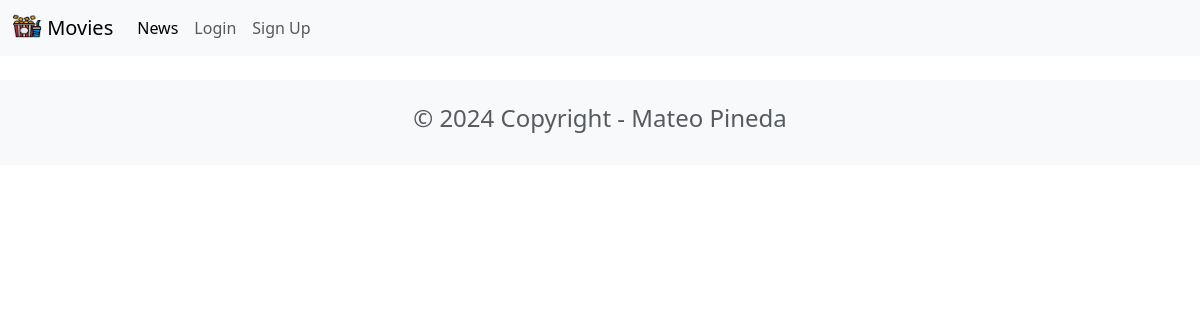
Before: /news/ with the older database file.
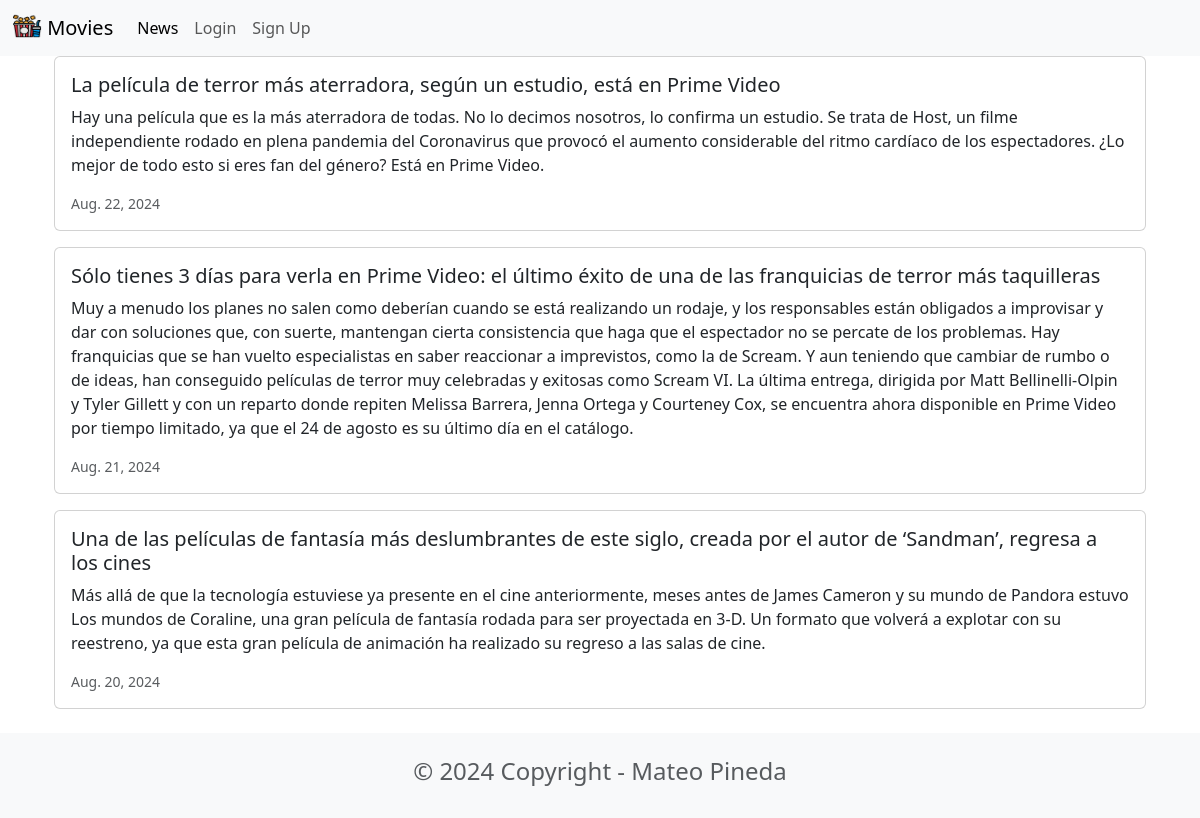
After: the same page with the newer database file.
### news/models.py (models this page shows, shortened)
class News(models.Model):
    headline = models.CharField(max_length=200)
    body = models.TextField()
    date = models.DateField()

### news/views.py (the view)
# urls.py: path('news/', include('news.urls'), name='news'),
def news(request):
    newss = News.objects.all().order_by('-date')
    return render(request, 'news.html', {'newss':newss})

### news/templates/news.html
{% extends 'base.html' %}
{% block content %}
<div class="container">
    {% for news in newss %}
    <div class="card mb-3">
        <div class="row g-0">
            <div>
                <div class="card-body">
                    <h5 class="card-title">{{ news.headline }}</h5>
                    <p class="card-text">{{ news.body }}</p>
                    <p class="card-text"><small class="text-muted">{{ news.date }}</small></p>
                </div>
            </div>
        </div>
    </div>
    {% endfor %}
</div>
{% endblock content %}

### moviereviews/templates/base.html (shortened to what this page needs)
<head>
    <link href="https://cdn.jsdelivr.net/npm/bootstrap@5.3.3/dist/css/bootstrap.min.css" rel="stylesheet">
</head>
<nav class="navbar navbar-expand-lg bg-body-tertiary">
    <div class="container-fluid">
      <a class="navbar-brand" href="{% url 'home' %}">
        {% load static %}
        <img src="{% static 'images/movie.png' %}" alt="" width="30" height="24" class="d-inline-block align-text-top"/>
        Movies
      </a>
      <div class="collapse navbar-collapse" id="navbarSupportedContent">
        <ul class="navbar-nav me-auto mb-2 mb-lg-0">
          <li class="nav-item">
            <a class="nav-link active" aria-current="page" href="{% url 'news' %}">News</a>
          </li>
          <li class="nav-item">
            <a class="nav-link" href="#">Login</a>
          </li>
          <li class="nav-item">
            <a class="nav-link" href="#">Sign Up</a>
          </li>
        </ul>
      </div>
    </div>
  </nav>
<div class="container">
    {% block content %}
    {% endblock content %}
</div>
<footer class="text-center text-lg-start bg-light text-muted mt-4">
    <div class="container">
        <div class="row">
            <div class="text-center p-4">
                <h4>© 2024 Copyright - Mateo Pineda</h4>
            </div>
        </div>
    </div>
</footer>

Changed rows visible on the page:
added News: headline "La película de terror más aterradora, según un estudio, está en Prime Video", body "Hay una película que es la más aterradora de todas. No lo decimos nosotros, lo confirma un estudio. Se trata de Host, un filme independiente rodado en plena pandemia del Coronavirus que provocó el aumento considerable del ritmo cardíaco de los espectadores. ¿Lo mejor de todo esto si eres fan del género? Está en Prime Video.", date "Aug. 22, 2024"
added News: headline "Sólo tienes 3 días para verla en Prime Video: el último éxito de una de las franquicias de terror más taquilleras", body "Muy a menudo los planes no salen como deberían cuando se está realizando un rodaje, y los responsables están obligados a improvisar y dar con soluciones que, con suerte, mantengan cierta consistencia que haga que el espectador no se percate de los problemas. Hay franquicias que se han vuelto especialistas en saber reaccionar a imprevistos, como la de Scream. Y aun teniendo que cambiar de rumbo o de ideas, han conseguido películas de terror muy celebradas y exitosas como Scream VI. La última entrega, dirigida por Matt Bellinelli-Olpin y Tyler Gillett y con un reparto donde repiten Melissa Barrera, Jenna Ortega y Courteney Cox, se encuentra ahora disponible en Prime Video por tiempo limitado,…", date "Aug. 21, 2024"
added News: headline "Una de las películas de fantasía más deslumbrantes de este siglo, creada por el autor de ‘Sandman’, regresa a los cines", body "Más allá de que la tecnología estuviese ya presente en el cine anteriormente, meses antes de James Cameron y su mundo de Pandora estuvo Los mundos de Coraline, una gran película de fantasía rodada para ser proyectada en 3-D. Un formato que volverá a explotar con su reestreno, ya que esta gran película de animación ha realizado su regreso a las salas de cine.", date "Aug. 20, 2024"
